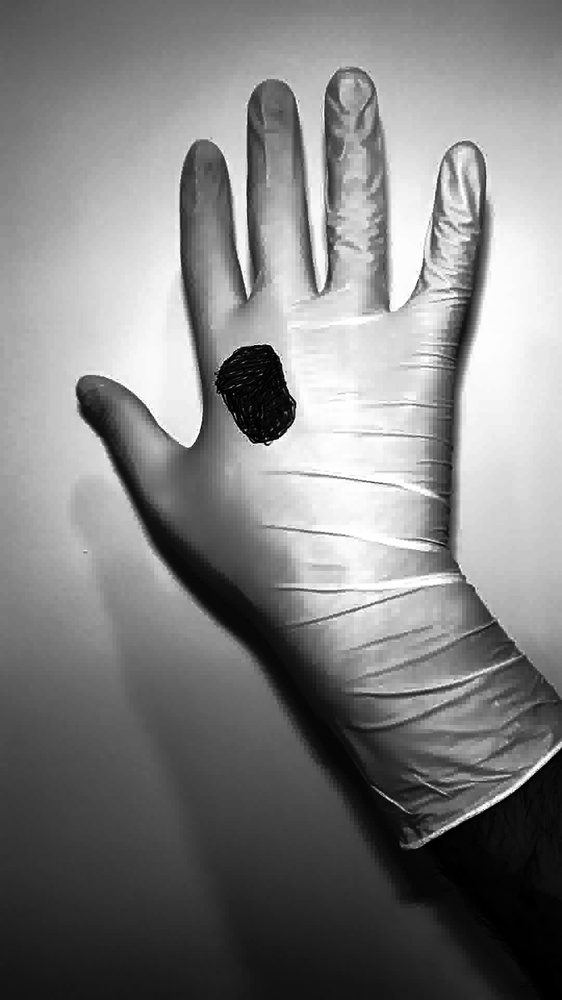
%> input picture img1.jpg, 562 x 1000 px, shrunk from 1080 x 1920 before the run
$ octave --eval "result = find_glove_contour(imread('img1.jpg'));"   (GNU Octave 9; MATLAB toolbox functions it lacks are replaced by stand-ins)
%> lines starting %> are read from the running program, lines starting %| are printed output that depends on the picture; in (x1, y1, x2, y2) boxes, pixels count from 0 and x2, y2 are one past the last pixel; in counts of white or black regions, pixels touching at a corner belong together; the program's own positions count from 1
function glove_bounding_box = find_glove_contour(image)
    % Convert the image to HSV color space
    img_hsv = rgb2hsv(image);
%> img_hsv: size 1000x562x3 double; mean H, S, V 0, 0, 0.503

    % Define lower and upper bounds for glove color in HSV space
    glove_lower = [0,0,0] / 255; % Adjust these values according to your glove color and normalize bounds to the range [0, 1]
    glove_upper = [255,120,255] / 255; % Adjust these values according to your glove color and normalize bounds to the range [0, 1]

    % Create mask for glove color in HSV space
    glove_mask = (img_hsv(:,:,1) >= glove_lower(1) & img_hsv(:,:,1) <= glove_upper(1)) & ...
           (img_hsv(:,:,2) >= glove_lower(2) & img_hsv(:,:,2) <= glove_upper(2)) & ...
           (img_hsv(:,:,3) >= glove_lower(3) & img_hsv(:,:,3) <= glove_upper(3));
%> glove_mask: size 1000x562 logical; every value is 1

    % Extract glove region
    glove_extracted = img_hsv;
    glove_extracted(repmat(~glove_mask,[1 1 3])) = 0;

    % Convert to binary mask
    glove_binary = glove_extracted(:,:,1) > 0 | glove_extracted(:,:,2) > 0 | glove_extracted(:,:,3) > 0;
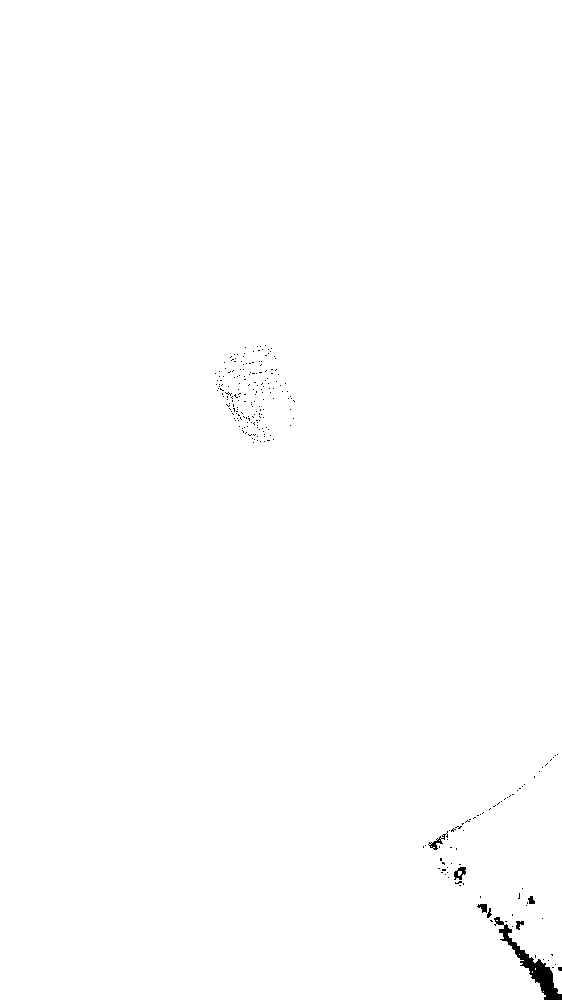
%> glove_binary: size 1000x562 logical; 99.7% white; 254 black regions (247 under 20 px), largest, box (x1, y1, x2, y2) and area: (494, 917, 562, 1000) 1104, (428, 831, 448, 850) 95, (454, 867, 466, 880) 90
    glove_binary = imcomplement(glove_binary);

    % Perform morphological operations
    se = strel('square', 3);
    glove_binary = imerode(glove_binary, se);
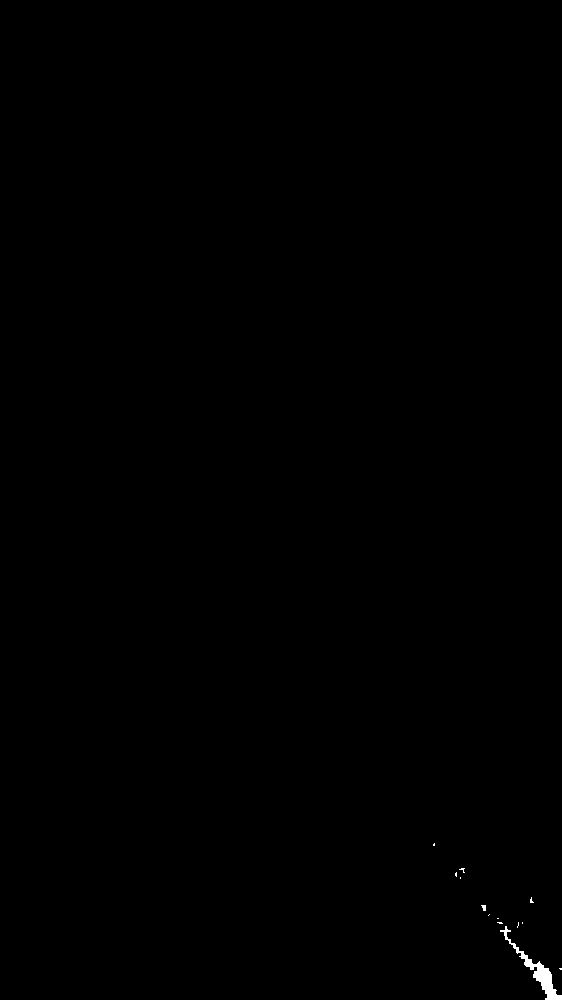
%> glove_binary: size 1000x562 logical; 0.14% white; 13 white regions (11 under 20 px), largest, box (x1, y1, x2, y2) and area: (500, 926, 562, 1000) 721, (481, 905, 486, 911) 22
    glove_binary = imdilate(glove_binary, se);
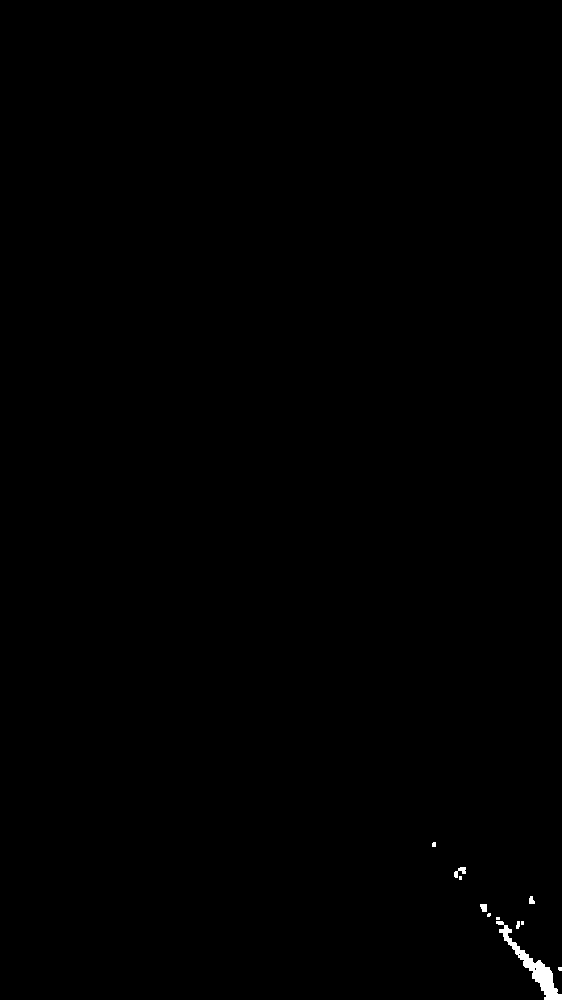
%> glove_binary: size 1000x562 logical; 0.23% white; 11 white regions (6 under 20 px), largest, box (x1, y1, x2, y2) and area: (496, 921, 562, 1000) 1041, (454, 867, 466, 878) 67, (480, 904, 487, 912) 48, (529, 896, 535, 904) 37, (516, 921, 520, 929) 26

    % Find largest contour
    [glove_contours, ~] = bwboundaries(glove_binary, 'noholes');
%> glove_contours = 11 boundaries; largest, box (x1, y1, x2, y2) and points: (496, 921, 562, 1000) 261, (454, 867, 466, 878) 43, (480, 904, 487, 912) 25, (529, 896, 535, 904) 22, (516, 921, 520, 929) 19

    largest_contour = [];
    largest_contour_area = -1;

    for i = 1:length(glove_contours)
        current_contour = glove_contours{i};
        current_contour_area = polyarea(current_contour(:, 2), current_contour(:, 1));

        if current_contour_area > largest_contour_area
            largest_contour = current_contour;
            largest_contour_area = current_contour_area;
        end
    end
%> this loop made 11 passes
%> (current_contour_area, largest_contour_area) on passes 2, 7: (45, 45), (913, 913)
%> current_contour_area on passes 4, 10: 35, 25.5
%> after the loop, largest_contour = 261 rows, first 12: [922 497; 922 498; 922 499; 922 500; 922 501; 922 502; 922 503; 923 504; 924 504; 925 504; 926 505; 926 506]

    % Create ROI bounding box
    glove_bbox = [min(largest_contour(:, 2)), min(largest_contour(:, 1)), ...
                  max(largest_contour(:, 2)) - min(largest_contour(:, 2)), ...
                  max(largest_contour(:, 1)) - min(largest_contour(:, 1))];
%> glove_bbox = [497 922 65 78]

    % Crop ROI from original image
    glove_bounding_box = imcrop(image, glove_bbox);
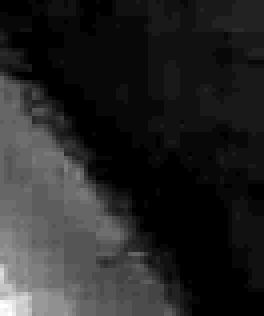
%> glove_bounding_box: size 79x66x3 uint8 (shown 4 times larger); min 0, max 30, mean 4.5; drawn with min black and max white

    % % Create mask using largest contour
    % mask = poly2mask(largest_contour(:,2), largest_contour(:,1), size(glove_binary,1), size(glove_binary,2));
    %
    % % Crop ROI from original image using mask
    % glove_contour = bsxfun(@times, image, cast(mask, class(image)));

    % figure; imshow(img);
    %
    % figure; imshow(label2rgb(glove_extracted));
    % hold on;
    % plot(largest_countour(:, 2), largest_countour(:, 1), 'g', 'LineWidth', 2);
    %
    % figure; imshow(glove_extracted);
end

$ run again, on img10.jpg
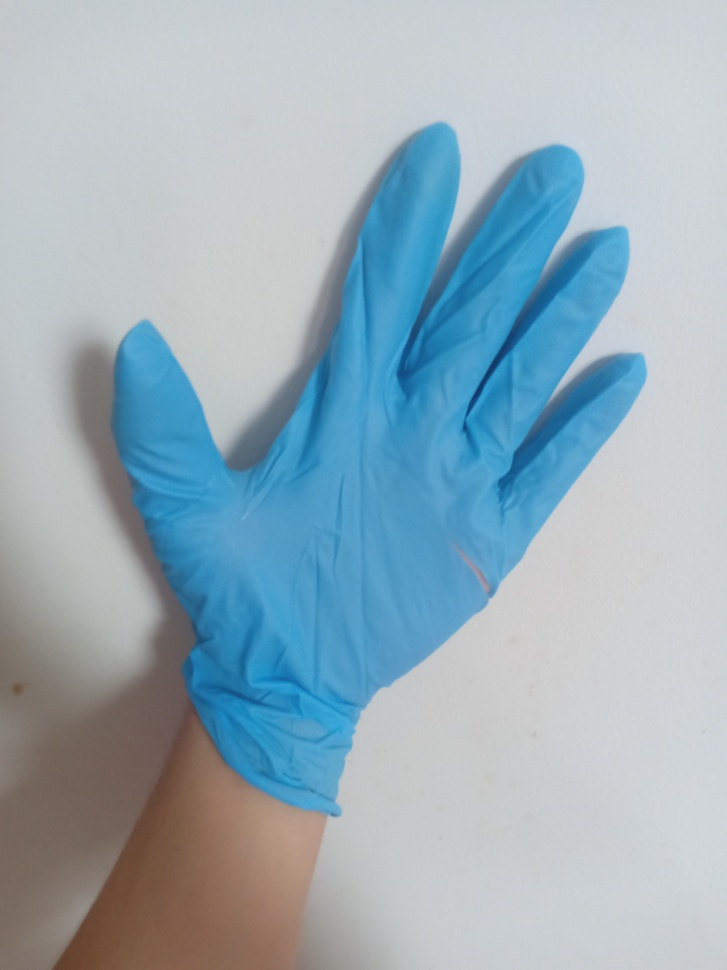
%> input picture img10.jpg, 727 x 970 px, shrunk from 3456 x 4608 before the run
%> img_hsv: size 970x727x3 double; mean H, S, V 0.469, 0.23, 0.747
%> in find_glove_contour, `glove_mask = (img_hsv(:,:,1) >= glove_lower(1) & img_hsv(:,:,1) <= glo..`:
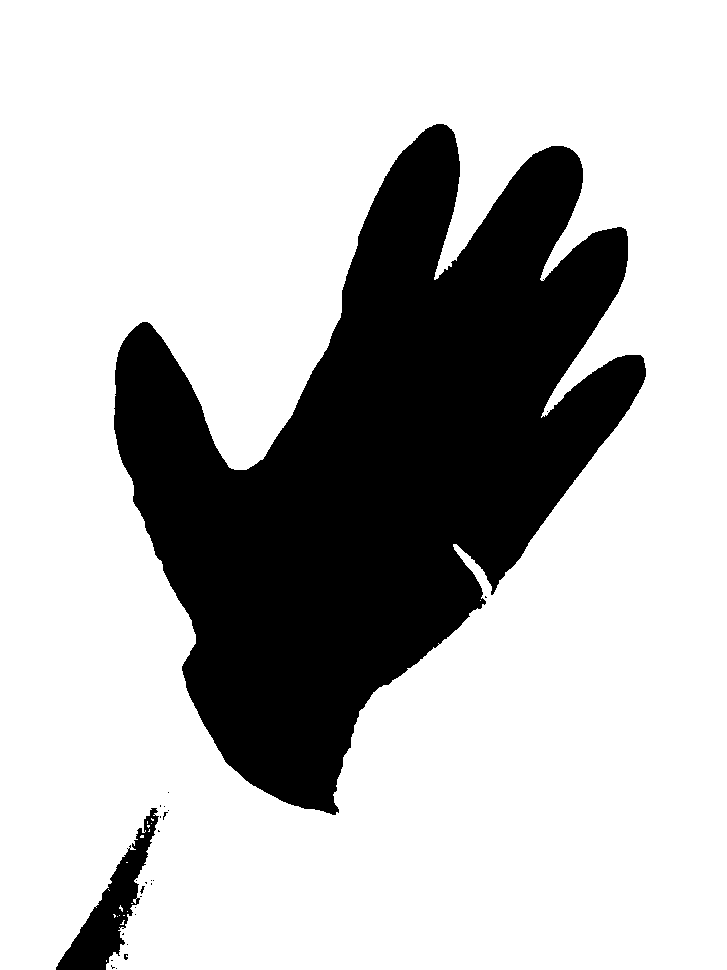
%> glove_mask: size 970x727 logical; 73.9% white; 26 black regions (24 under 20 px), largest, box (x1, y1, x2, y2) and area: (114, 124, 646, 815) 179124, (56, 808, 159, 970) 4937
%> glove_contours = 2 boundaries; box (x1, y1, x2, y2) and points: (114, 124, 646, 815) 2580, (56, 808, 158, 970) 533
%> the loop in find_glove_contour, `for i = 1:length(glove_contours)` made 2 passes
%> (current_contour_area, largest_contour_area) on passes 1 to 2: (4590, 4590), (177810.5, 177810.5)
%> after the loop in find_glove_contour, `for i = 1:length(glove_contours)`: largest_contour = 2580 rows, first 12: [416 115; 415 116; 414 116; 413 116; 412 116; 411 116; 410 116; 409 116; 408 116; 407 116; 406 116; 405 116]
%> glove_bbox = [115 125 531 690]
%> in find_glove_contour, `glove_bounding_box = imcrop(image, glove_bbox);`:
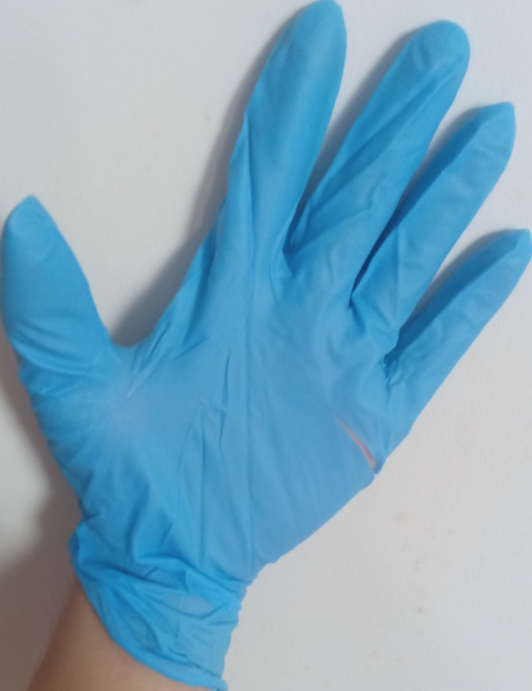
%> glove_bounding_box: size 691x532x3 uint8; mean R, G, B 125.2, 166.9, 189.7

$ run again, on img2.jpg
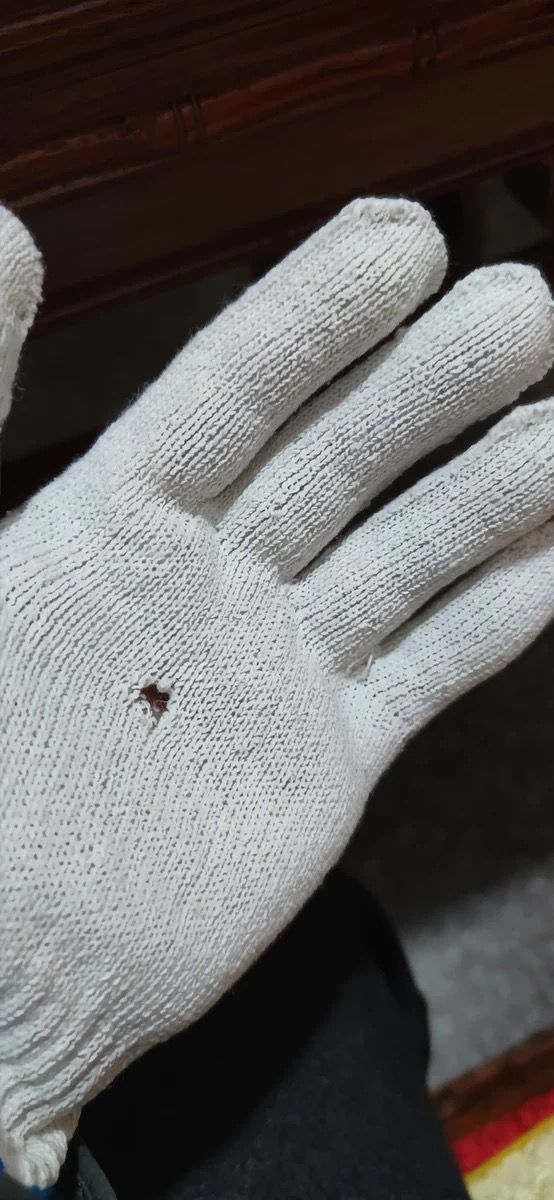
%> input picture img2.jpg, 554 x 1200 px
%> img_hsv: size 1200x554x3 double; mean H, S, V 0.326, 0.229, 0.409
%> in find_glove_contour, `glove_mask = (img_hsv(:,:,1) >= glove_lower(1) & img_hsv(:,:,1) <= glo..`:
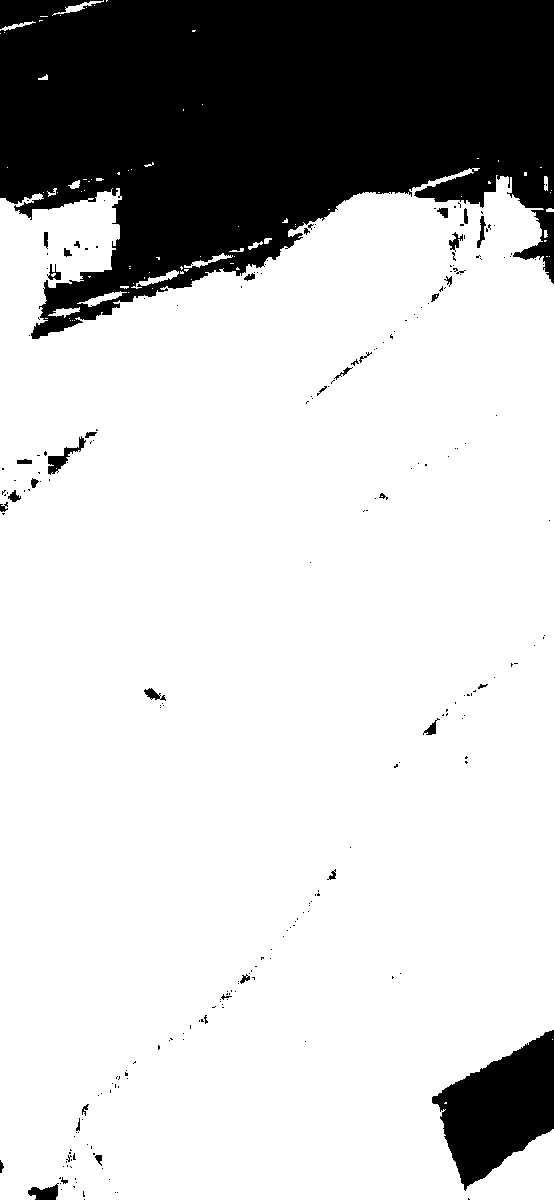
%> glove_mask: size 1200x554 logical; 78.6% white; 239 black regions (202 under 20 px), largest, box (x1, y1, x2, y2) and area: (0, 0, 554, 339) 127888, (432, 1030, 554, 1191) 11078, (48, 436, 86, 475) 397
%> glove_contours = 44 boundaries; largest, box (x1, y1, x2, y2) and points: (0, 0, 554, 339) 2495, (432, 1030, 554, 1189) 441, (514, 210, 554, 283) 235, (48, 448, 78, 474) 108, (28, 1185, 58, 1200) 79
%> the loop in find_glove_contour, `for i = 1:length(glove_contours)` made 44 passes
%> (current_contour_area, largest_contour_area) on pass 1: (126600, 126600)
%> after the loop in find_glove_contour, `for i = 1:length(glove_contours)`: largest_contour = 2495 rows, first 12: [1 1; 1 2; 1 3; 1 4; 1 5; 1 6; 1 7; 1 8; 1 9; 1 10; 1 11; 1 12]
%> glove_bbox = [1 1 553 338]
%> in find_glove_contour, `glove_bounding_box = imcrop(image, glove_bbox);`:
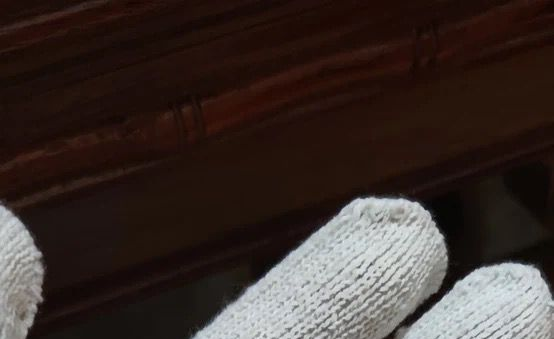
%> glove_bounding_box: size 339x554x3 uint8; mean R, G, B 58.7, 46.9, 42.7

$ run again, on img3.jpg
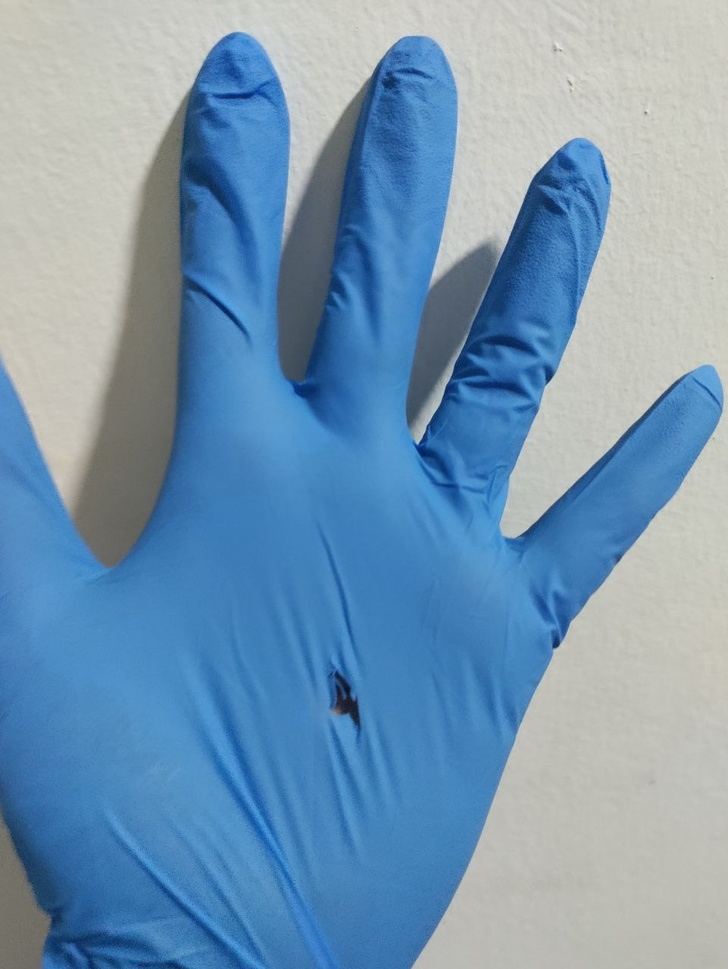
%> input picture img3.jpg, 728 x 969 px, shrunk from 961 x 1280 before the run
%> img_hsv: size 969x728x3 double; mean H, S, V 0.412, 0.381, 0.716
%> in find_glove_contour, `glove_mask = (img_hsv(:,:,1) >= glove_lower(1) & img_hsv(:,:,1) <= glo..`:
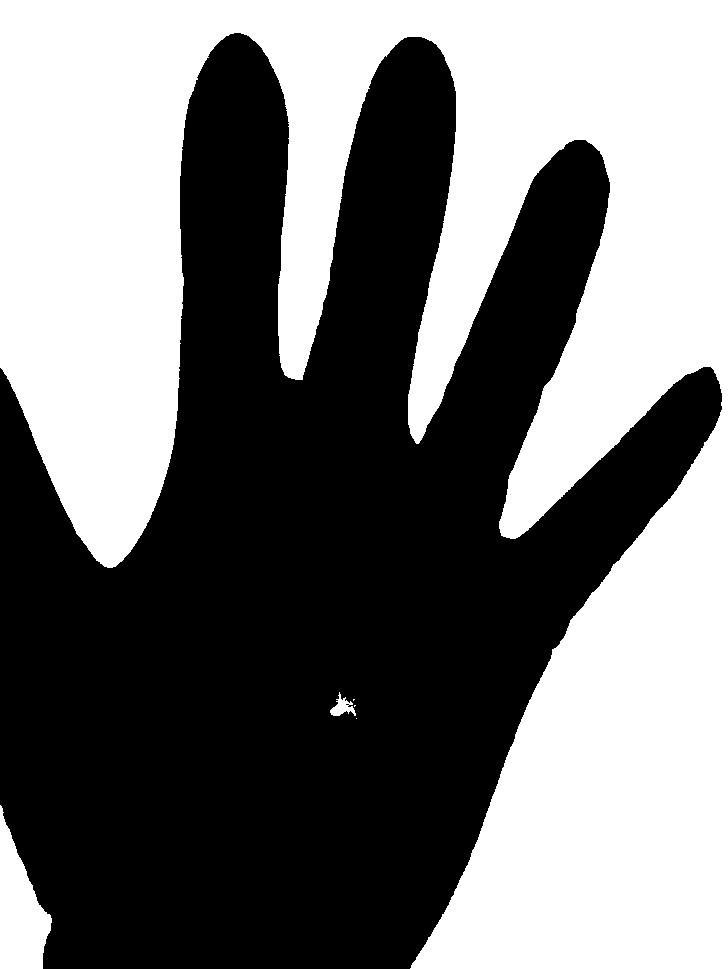
%> glove_mask: size 969x728 logical; 46.5% white; 6 white regions (3 under 20 px), largest, box (x1, y1, x2, y2) and area: (0, 0, 728, 969) 322693, (0, 805, 52, 969) 4917, (330, 692, 356, 716) 283
%> glove_contours = 1 boundary; box (x1, y1, x2, y2) and points: (0, 33, 722, 969) 4447
%> the loop in find_glove_contour, `for i = 1:length(glove_contours)` made 1 pass
%> (current_contour_area, largest_contour_area) on pass 1: (375572, 375572)
%> glove_bbox = [1 34 721 935]
%> in find_glove_contour, `glove_bounding_box = imcrop(image, glove_bbox);`:
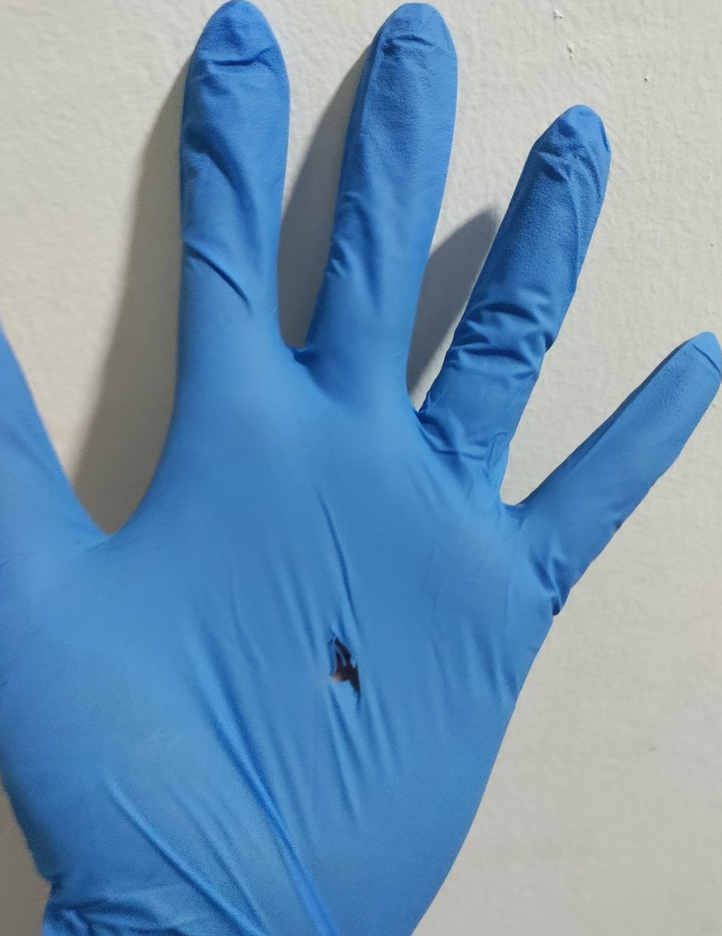
%> glove_bounding_box: size 936x722x3 uint8; mean R, G, B 114.4, 149.1, 178.4
